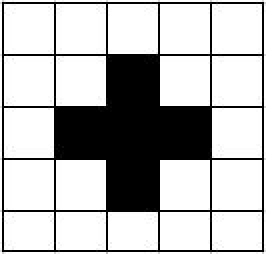
#> input picture quizcitramorfologi/image2.JPG, 133 x 127 px (shown 2 times larger)
$ python main.py --input image2.JPG
#> lines starting #> are read from the running program, lines starting #| are printed output that depends on the picture
# [31 lines of commented-out code are left out]


from __future__ import print_function
import cv2 as cv
import numpy as np
import argparse

src = None
erosion_size = 0
max_elem = 2
max_kernel_size = 21
title_trackbar_element_shape = 'Element:\n 0: Rect \n 1: Cross \n 2: Ellipse'
title_trackbar_kernel_size = 'Kernel size:\n 2n +1'
title_erosion_window = 'Erosion'
title_dilation_window = 'Dilation'


def main(image):
#> called with image = 'image2.JPG'
    global src
    src = cv.imread("image2.JPG")
#> src is the input picture: shape (127, 133, 3); min 0, max 255, mean 184.9
    if src is None:
        print('Could not open or find the image: ', image)
        exit(0)
    cv.namedWindow(title_erosion_window)
    cv.createTrackbar(title_trackbar_element_shape, title_erosion_window, 0, max_elem, erosion)
    cv.createTrackbar(title_trackbar_kernel_size, title_erosion_window, 0, max_kernel_size, erosion)
    cv.namedWindow(title_dilation_window)
    cv.createTrackbar(title_trackbar_element_shape, title_dilation_window, 0, max_elem, dilatation)
    cv.createTrackbar(title_trackbar_kernel_size, title_dilation_window, 0, max_kernel_size, dilatation)
    erosion(0)
    dilatation(0)
    opening()
    closing()
    cv.waitKey()


# optional mapping of values with morphological shapes
def morph_shape(val):
    if val == 0:
        return cv.MORPH_RECT
    elif val == 1:
        return cv.MORPH_CROSS
    elif val == 2:
        return cv.MORPH_ELLIPSE


def erosion(val):
    erosion_size = cv.getTrackbarPos(title_trackbar_kernel_size, title_erosion_window)
    erosion_shape = morph_shape(cv.getTrackbarPos(title_trackbar_element_shape, title_erosion_window))

    element = cv.getStructuringElement(erosion_shape, (2 * erosion_size + 1, 2 * erosion_size + 1),
                                       (erosion_size, erosion_size))

    erosion_dst = cv.erode(src, element)
    cv.imshow(title_erosion_window, erosion_dst)


def dilatation(val):
    dilatation_size = cv.getTrackbarPos(title_trackbar_kernel_size, title_dilation_window)
    dilation_shape = morph_shape(cv.getTrackbarPos(title_trackbar_element_shape, title_dilation_window))
    element = cv.getStructuringElement(dilation_shape, (2 * dilatation_size + 1, 2 * dilatation_size + 1),
                                       (dilatation_size, dilatation_size))
    dilatation_dst = cv.dilate(src, element)
    cv.imshow(title_dilation_window, dilatation_dst)


kernelSizes = [(3,3)]
def opening():
    for kernelSize in kernelSizes:
        kernel = cv.getStructuringElement(cv.MORPH_RECT, kernelSize)
        opening = cv.morphologyEx(src, cv.MORPH_OPEN, kernel)
        cv.imshow(f"Opening : ({kernelSize[0]}", opening)
        cv.waitKey(20)
#> this loop made 1 pass
#> pass 1, in opening, `opening = cv.morphologyEx(src, cv.MORPH_OPEN, kernel)`:
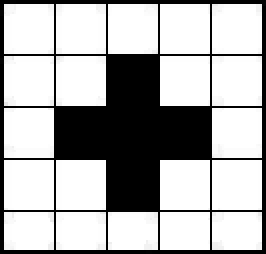
#> opening: shape (127, 133, 3) (shown 2 times larger); min 0, max 255, mean 176.7

def closing():
    for kernelSize in kernelSizes:
        kernel = cv.getStructuringElement(cv.MORPH_RECT, kernelSize)
        opening = cv.morphologyEx(src, cv.MORPH_CLOSE, kernel)
        cv.imshow(f"Closing : ({kernelSize[0]}", opening)
        cv.waitKey(20)
#> this loop made 1 pass
#> kernel on pass 1: [[1, 1, 1], [1, 1, 1], [1, 1, 1]]
#> pass 1, in closing, `opening = cv.morphologyEx(src, cv.MORPH_CLOSE, kernel)`:
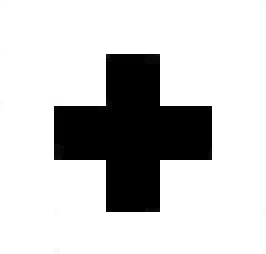
#> opening: shape (127, 133, 3) (shown 2 times larger); min 0, max 255, mean 201.7


if __name__ == "__main__":
    parser = argparse.ArgumentParser(description='Code for Eroding and Dilating tutorial.')
    parser.add_argument('--input', help='Path to input image.', default='LinuxLogo.jpg')
    args = parser.parse_args()
    main(args.input)


# [15 lines of commented-out code are left out]

$ run again, with quizcitramorfologi/image1.JPG copied over quizcitramorfologi/image2.JPG
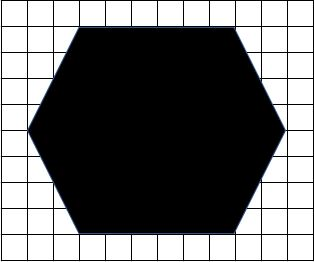
#> input picture quizcitramorfologi/image1.JPG, 314 x 262 px
#> in main, src is the input picture: shape (262, 314, 3); mean B, G, R 111.9, 111.4, 111.2
#> the loop in closing, `for kernelSize in kernelSizes:` made 1 pass
#> kernel on pass 1: [[1, 1, 1], [1, 1, 1], [1, 1, 1]]
#> pass 1, in closing, `opening = cv.morphologyEx(src, cv.MORPH_CLOSE, kernel)`:
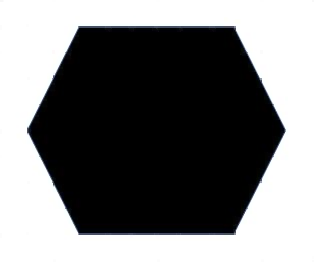
#> opening: shape (262, 314, 3); mean B, G, R 122.6, 122.1, 121.8

$ run again, with quizcitramorfologi/Hasil 1.JPG copied over quizcitramorfologi/image2.JPG
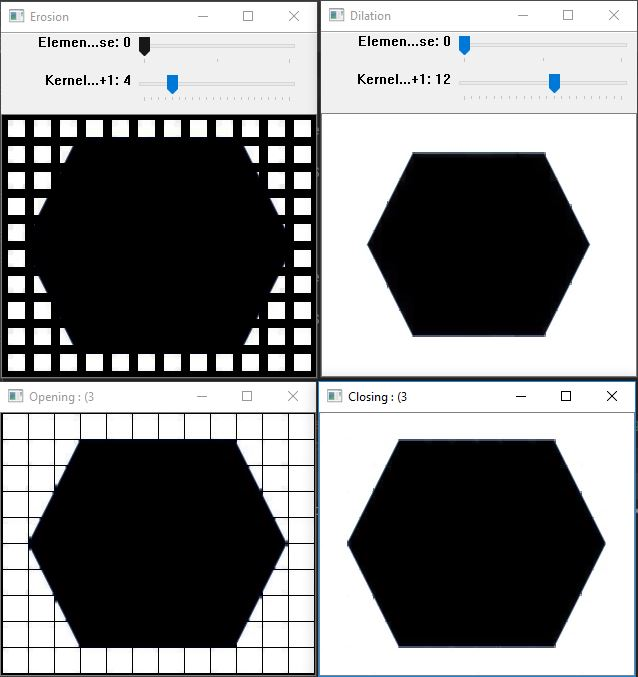
#> input picture quizcitramorfologi/Hasil 1.JPG, 638 x 677 px
#> in main, src is the input picture: shape (677, 638, 3); mean B, G, R 135.1, 134.5, 133.9
#> the loop in closing, `for kernelSize in kernelSizes:` made 1 pass
#> kernel on pass 1: [[1, 1, 1], [1, 1, 1], [1, 1, 1]]
#> pass 1, in closing, `opening = cv.morphologyEx(src, cv.MORPH_CLOSE, kernel)`:
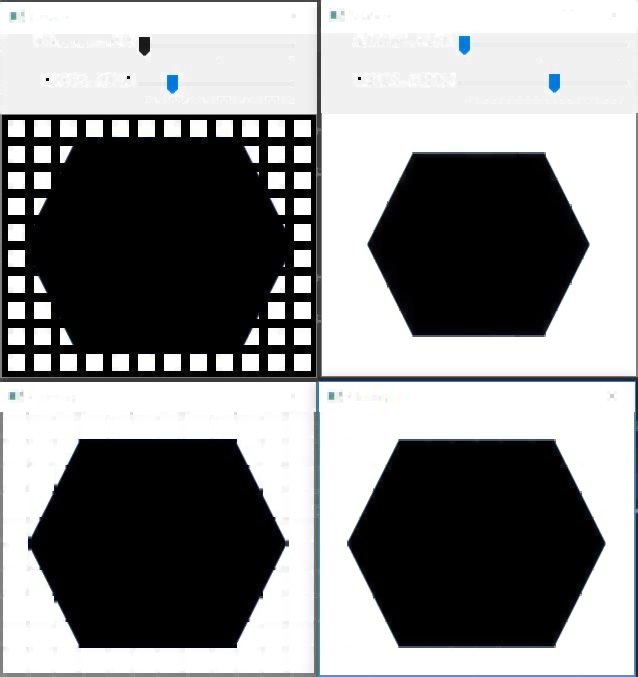
#> opening: shape (677, 638, 3); mean B, G, R 139.3, 138.7, 138.1

$ run again, with quizcitramorfologi/hasil 2.JPG copied over quizcitramorfologi/image2.JPG
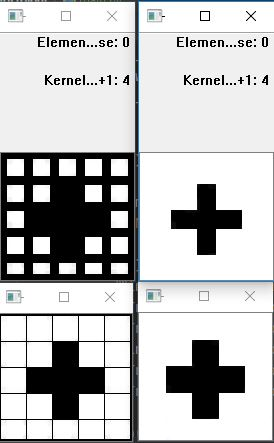
#> input picture quizcitramorfologi/hasil 2.JPG, 274 x 443 px
#> in main, src is the input picture: shape (443, 274, 3); mean B, G, R 192.8, 192.5, 191.9
#> the loop in closing, `for kernelSize in kernelSizes:` made 1 pass
#> kernel on pass 1: [[1, 1, 1], [1, 1, 1], [1, 1, 1]]
#> pass 1, in closing, `opening = cv.morphologyEx(src, cv.MORPH_CLOSE, kernel)`:
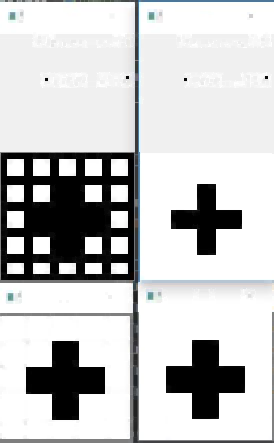
#> opening: shape (443, 274, 3); mean B, G, R 199.5, 199.2, 198.7
